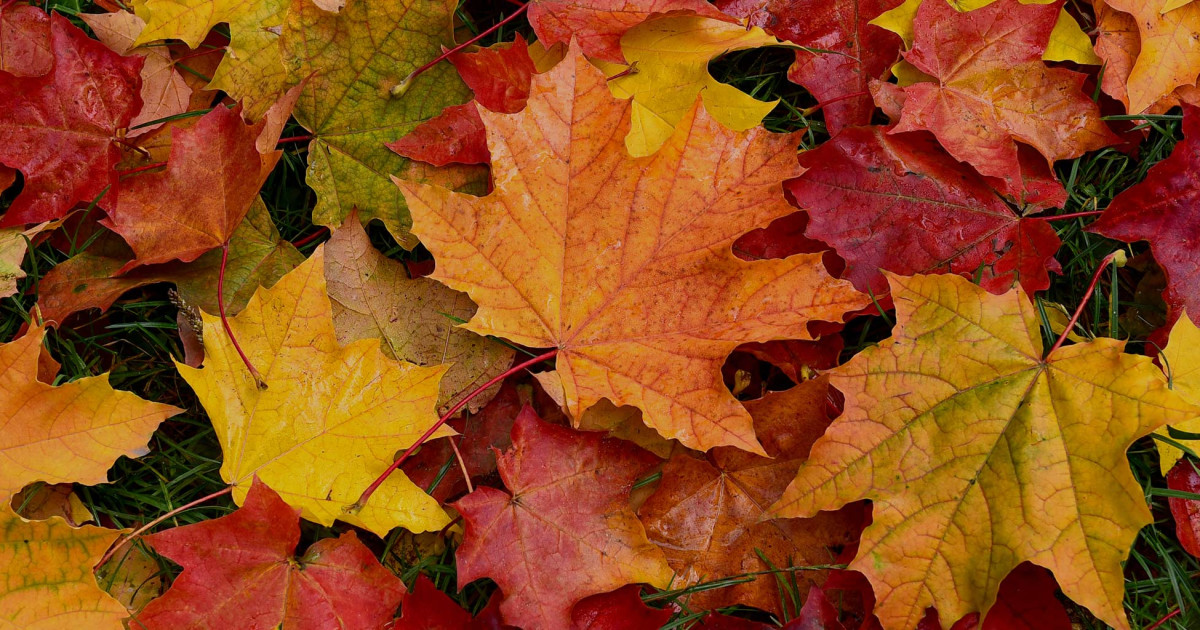
#> input picture Lab6/Soal 1/gugur1.jpeg, 1200 x 630 px; its folder holds only this picture in this run
$ jupyter execute --allow-errors Lab6_1234567890_EzraPashaRamadhansyah.ipynb
#> lines starting #> are read from the running program, lines starting #| are printed output that depends on the picture; after the words box and inside, x2 and y2 are one past the last pixel; in counts of white or black regions, pixels touching at a corner belong together
[cell 1]
from skimage import io, color, util, filters
from skimage.filters import sobel
from skimage.transform import resize
import matplotlib.pyplot as plt
import os
import numpy as np
import cv2
from cv2 import matchTemplate, TM_CCOEFF_NORMED, rectangle
import math
from scipy import fftpack as fp
from sklearn.model_selection import cross_val_score, StratifiedKFold
from sklearn.svm import SVC

# Soal 1

### 1.a. Color Image Histogram

[cell 2]
allfiles = os.listdir('./Soal 1')

gugur = list()
sehat = list()
all_img = list()

for file in allfiles:
    if file.startswith('gugur'):
        gugur.append(io.imread(f'Soal 1/{file}'))
        all_img.append((io.imread(f'Soal 1/{file}'), 'gugur'))
    else:
        sehat.append(io.imread(f'Soal 1/{file}'))
        all_img.append((io.imread(f'Soal 1/{file}'), 'sehat'))

#> (a cell that did not finish here is left out)

[cell 4]
def classify(img):
    img_r = img[:,:,0]
    img_g = img[:,:,1]

    r_avg = np.mean(img_r.flatten())
    g_avg = np.mean(img_g.flatten())

    if r_avg < g_avg:
        return "Sehat"
    else:
        return "Gugur"

[cell 5]
print("===GUGUR===")
for img in gugur:
    print(classify(img))
#> this loop made 1 pass
#> (r_avg in classify, g_avg in classify) on pass 1: (145.6, 75.76)
#| Gugur
#> pass 1, in classify, `img_r = img[:,:,0]`:
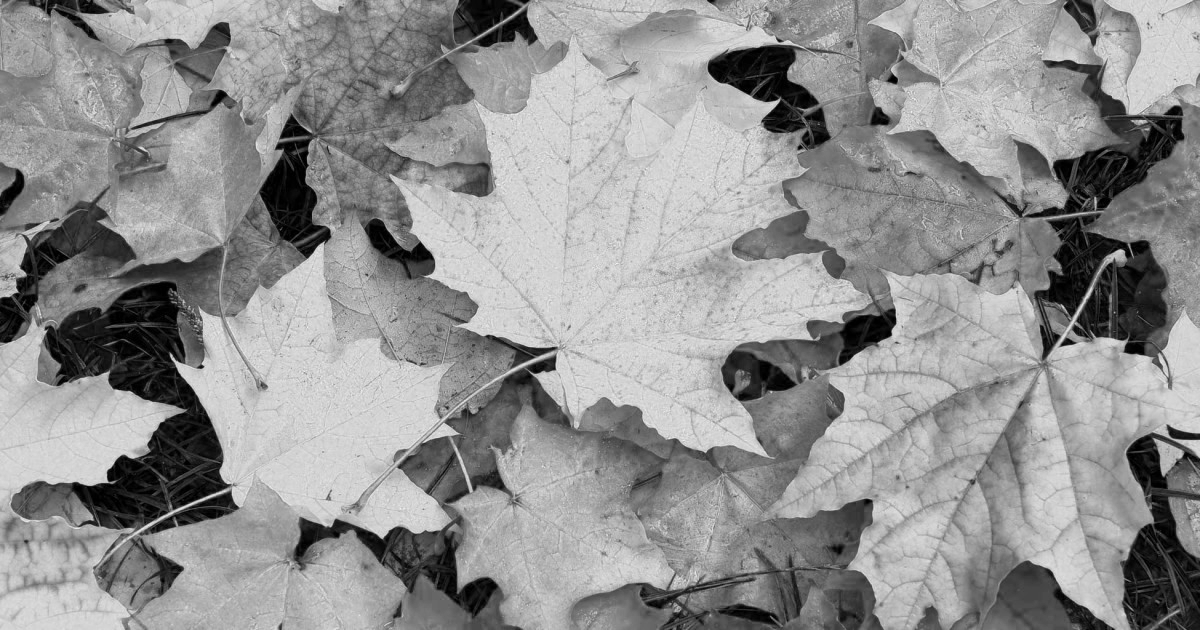
#> img_r: shape (630, 1200); min 0, max 245, mean 145.6

print("\n===SEHAT===")
for img in sehat:
    print(classify(img))

### 1.b. Selain Color Image Histogram

[cell 6]
train = all_img[:-2]
#> train = []
test = all_img[-2:]
#> test = 1 item
#print(train[0][0])

X = [resize(img, (300, 300)).flatten() for img, _ in train]
#> X = []
#> img is the input picture: shape (630, 1200, 3); mean R, G, B 145.6, 75.8, 24.9
for img in X:
    print(np.shape(img))
#> this loop made 0 passes
y = [label for _, label in train]
#> y = []

classifier = SVC(kernel='linear')
#> (the rest of this cell did not finish here and is left out)

#> (a cell that did not finish here is left out)

### 1.c.

Pada fitur di (a) kita melakukan pengecekan pada *color image histogram* dan melakukan klasifikasi melalui *thresholding* pada histogram tersebut.

Pada fitur di (b) kita melakukan klasifikasi melalui SVC Classifier dan melakukan training dengan 4 image pertama dan testing dengan 2 image terakhir.

Akurasi yang diberikan kedua pengecekan akurat, akan tetapi perlu diingat bahwa 4 dari 6 citra yang diklasifikasi digunakan untuk training pada bagian (b). Untuk mengambil classifier yang terbaik tergantung pada fitur yang ada untuk diklasifikasi. Meskipun SVC memberikan hasil yang akurat juga, karena perbedaan utama dari citra terdapat pada warna bisa dikatakan Color Image Histogram lebih efektif dalam klasifikasi.

# Soal 2

[cell 8]
chess = io.imread('Soal 2/chess1.jpg')
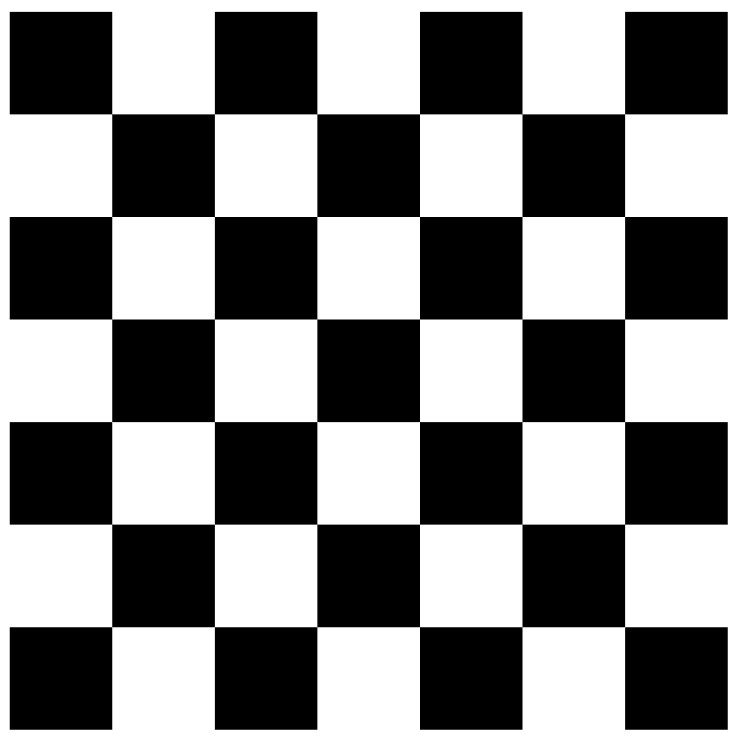
#> input picture Lab6/Soal 2/chess1.jpg, 740 x 740 px
#> chess is the input picture: shape (740, 740, 3); min 0, max 255, mean 132.6

plt.imshow(chess)

### 2.a Hough Transform

[cell 9]
new_img = np.copy(chess)

gray = (color.rgb2gray(new_img) * 255).astype(np.uint8)

edges = cv2.Canny(gray, 50, 150, apertureSize=3)
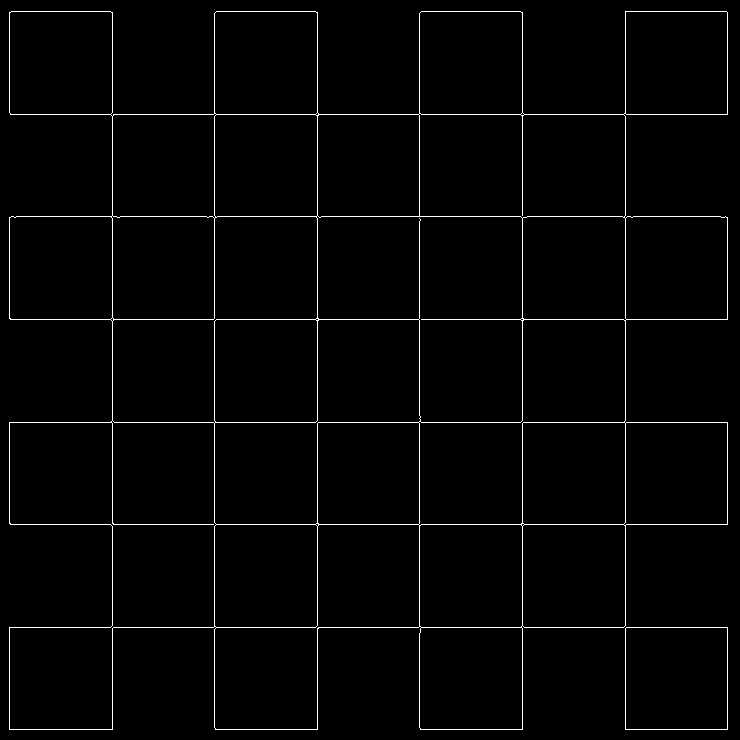
#> edges: shape (740, 740); 1.9% white in thin lines or dots
lines = cv2.HoughLines(edges, 1, np.pi/180, 200)
#> lines = 16 rows, first 8: [422, 1.57], [625, 0], [317, 0], [522, 0], [627, 1.57], [319, 1.57], [524, 1.57], [114, 1.57]

x_coord = []
y_coord = []

for line in lines:
    for rho,theta in line:
        a = np.cos(theta)
        b = np.sin(theta)
        x0 = a*rho
        y0 = b*rho
        x1 = int(x0 + 1000*(-b))
        y1 = int(y0 + 1000*(a))
        x2 = int(x0 - 1000*(-b))
        y2 = int(y0 - 1000*(a))
        cv2.line(new_img, (x1,y1), (x2,y2), (255,0,0), 2)
        if x0//1 > 0:
            x_coord.append(x0)
        if y0//1 > 0:
            y_coord.append(y0)
#> this loop made 16 passes
#> line on passes 1 to 12: [[422, 1.57]], [[625, 0]], [[317, 0]], [[522, 0]], [[627, 1.57]], [[319, 1.57]], [[524, 1.57]], [[114, 1.57]], [[112, 0]], [[214, 0]], [[419, 0]], [[216, 1.57]]
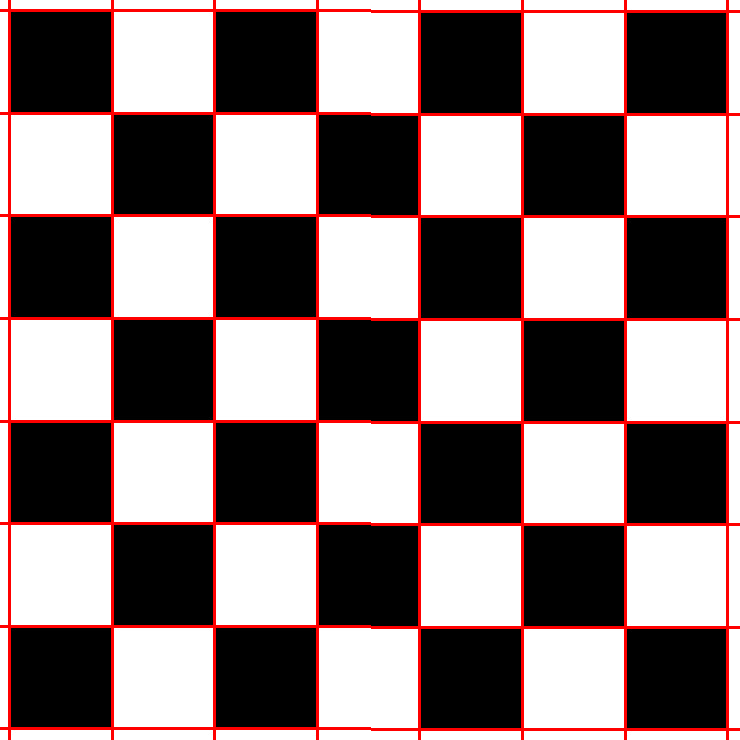
#> new_img: shape (740, 740, 3); 6.38% of pixels changed, all inside (x1, y1, x2, y2) = (0, 0, 740, 740)
#> after the loop, x_coord = [625, 317, 522, 112, 214, 419, 727, 9]; y_coord = [422, 627, 319, 524, 114, 216, 729, 11]

print(x_coord)
#| [625.0, 317.0, 522.0, 112.0, 214.0, 419.0, 727.0, 9.0]
print(y_coord)
#| [422.0, 627.0, 319.0, 524.0, 114.0, 216.0, 729.0, 11.0]

plt.figure(figsize=(20,10))
plt.subplot(1,2,1)
plt.title('Original Image')
plt.imshow(new_img,)

x_len = len(x_coord) - 1
#> x_len = 7
y_len = len(y_coord) - 1
#> y_len = 7

### 2.b

[cell 10]
luas_kotak = 3

print(f"Panjang = {y_len}")
#| Panjang = 7
print(f"Lebar = {x_len}")
#| Lebar = 7
print(f"Luas = {x_len*y_len*luas_kotak*luas_kotak}")
#| Luas = 441

### 2.c.

Pada bagian A kita mulai dengan mengambil edge dari gambar. Ini dicapai menggunakan Canny dan dihasilkan citra berupa *outline* dari citra awal. Setelah itu kita mencari line yang ada dalam citra edge menggunakan HoughLines. HoughLines mengembalikan titik awal garis dan juga sudut garis tersebut. Terakhir kita menggambar garis hasil HoughLines.

Pada bagian B jumlah kotak bisa dijadikan jumlah baris - 1 untuk pada X dan Y. Untuk menghitung luas, kita bisa mendapatkan luas 1 kotak (3x3) dan mengalikannya dengan jumlah kotak di X dan di Y.

# Soal 3

[cell 11]
bendera = io.imread("Soal 3/bendera.jpg")
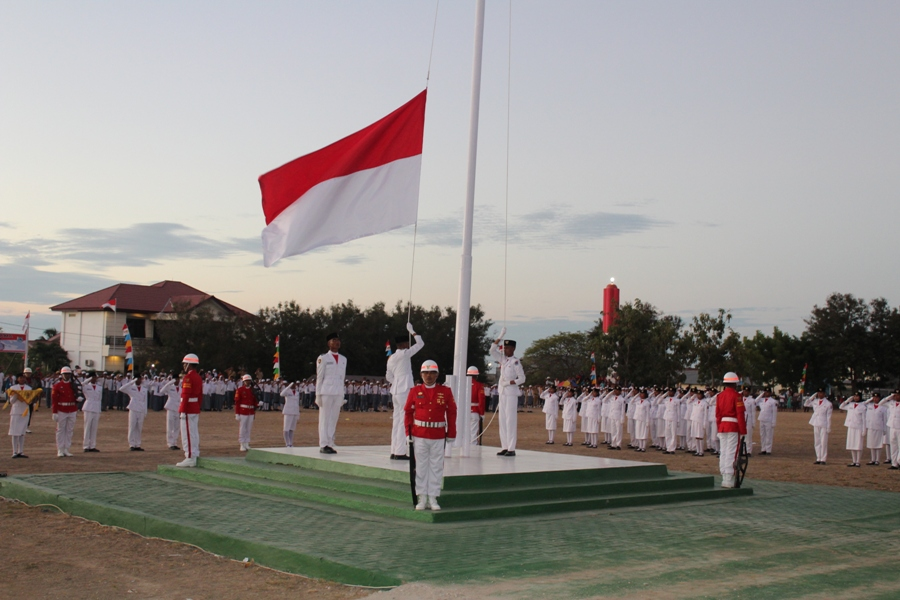
#> input picture Lab6/Soal 3/bendera.jpg, 900 x 600 px
#> bendera is the input picture: shape (600, 900, 3); mean R, G, B 144.6, 139.4, 135.8
bendera2 = io.imread("Soal 3/bendera2.jpeg")
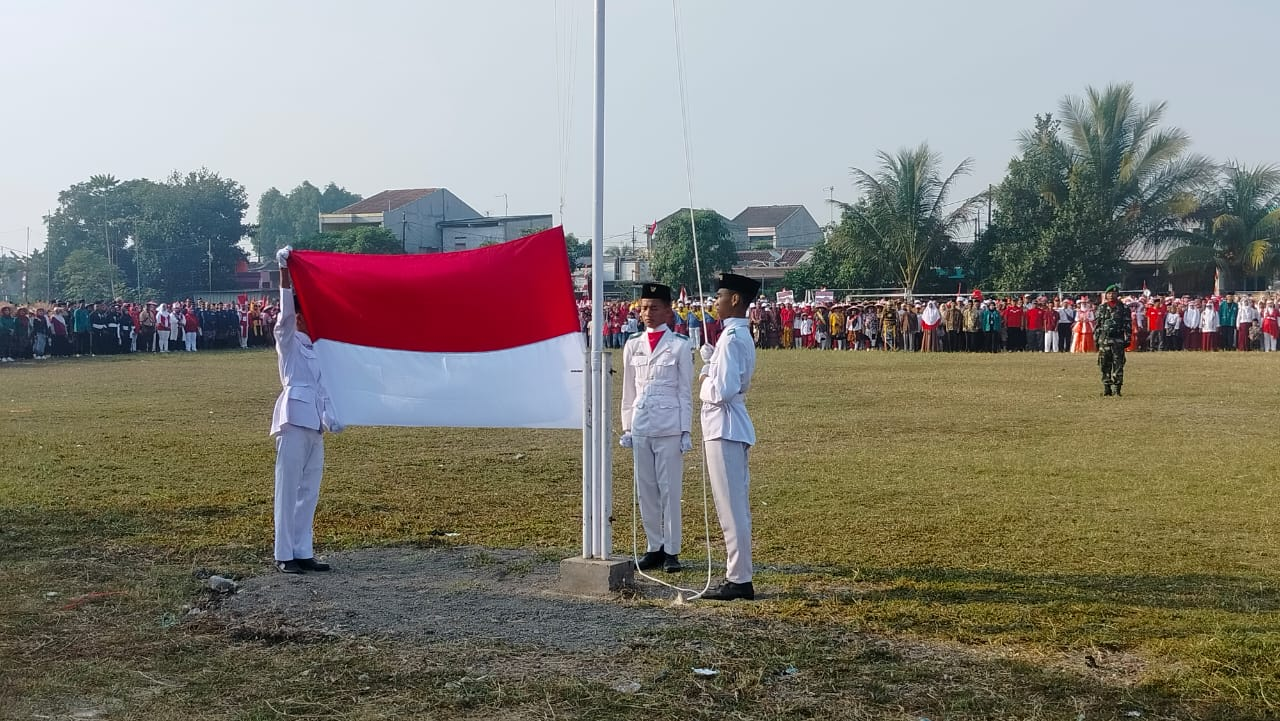
#> input picture Lab6/Soal 3/bendera2.jpeg, 1280 x 721 px
#> bendera2 is the input picture: shape (721, 1280, 3); mean R, G, B 130.3, 127.2, 118.8
target = io.imread("Soal 3/target.png", pilmode='RGB')
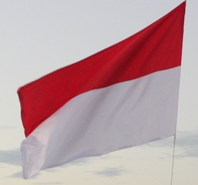
#> input picture Lab6/Soal 3/target.png, 198 x 185 px
#> target is the input picture: shape (185, 198, 3); mean R, G, B 188.8, 159.5, 163.6

plt.imshow(bendera)
plt.show()
plt.imshow(bendera2)
plt.show()
plt.imshow(target)
plt.show()

### 3.a

[cell 12]
thresh = [0.25, 0.4, 0.5, 0.9]

for i in thresh:
    # Read image
    image = util.img_as_ubyte(bendera)
    image2 = util.img_as_ubyte(bendera2)
    template = util.img_as_ubyte(target)

    # To gray
    image_gray = util.img_as_ubyte(color.rgb2gray(image))
    image2_gray = util.img_as_ubyte(color.rgb2gray(image2))
    template_gray = util.img_as_ubyte(color.rgb2gray(template))

    # Get height and width of template
    h, w = template_gray.shape

    # Match template using cv2.matchTemplate
    result = matchTemplate(image_gray, template_gray, TM_CCOEFF_NORMED)
    result2 = matchTemplate(image2_gray, template_gray, TM_CCOEFF_NORMED)

    # Copy image for bounding box
    matched = image.copy()
    matched2 = image2.copy()

    # Thresholding
    threshold = i
    loc = np.where(result >= threshold)
    loc2 = np.where(result2 >= threshold)

    # Create bounding box
    for point in zip(*loc[::-1]):
        rectangle(matched, point, (point[0] + w, point[1] + h), (255,0,0), 1)
        rectangle(matched2, point, (point[0] + w, point[1] + h), (255,0,0), 1)

    # Show image
    plt.figure(figsize=(20,10))
    plt.subplot(141),plt.imshow(image)
    plt.title('Original'), plt.xticks([]), plt.yticks([])
    plt.subplot(142),plt.imshow(template)
    plt.title('Template'), plt.xticks([]), plt.yticks([])
    plt.subplot(143),plt.imshow(matched)
    plt.title('Template Matched'), plt.xticks([]), plt.yticks([])
    plt.subplot(144),plt.imshow(matched2)
    plt.title('Template Matched'), plt.xticks([]), plt.yticks([])
    plt.yticks([])
    plt.show()
#> this loop made 4 passes
#> (loc, loc2) on passes 1 to 4: (27213 positions, rows 26 to 415, columns 0 to 702, 26787 positions, rows 121 to 267, columns 0 to 1074), (6588 positions, rows 45 to 415, columns 163 to 702, 1190 positions, rows 198 to 226, columns 344 to 401), (3091 positions, rows 57 to 120, columns 175 to 305, (empty array, empty array)), (95 positions, rows 83 to 93, columns 233 to 248, (empty array, empty array))
#> pass 1, `result = matchTemplate(image_gray, template_gray, TM_CCOEFF_NORMED)`:
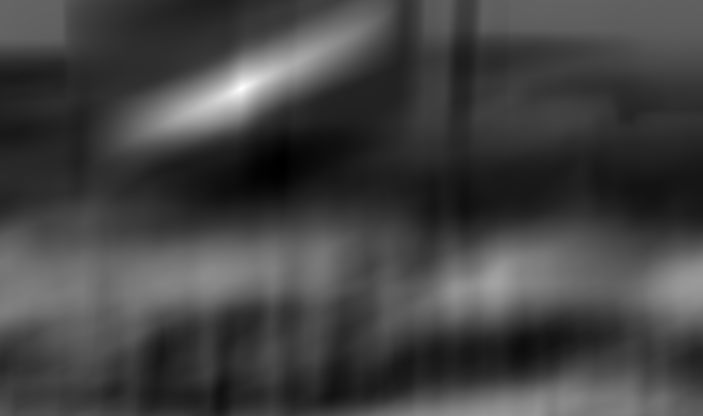
#> result: shape (416, 703) float32; min -0.407, max 1, mean -0.0351; drawn with min black and max white
#> pass 2, `plt.show()`:
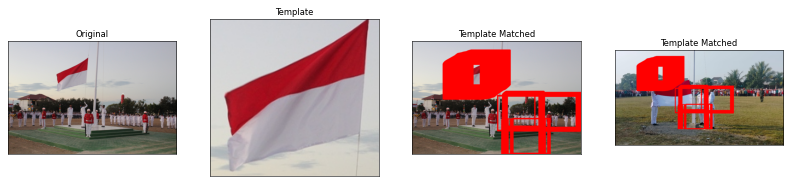
#> figure drawn by matplotlib, 4 panels
